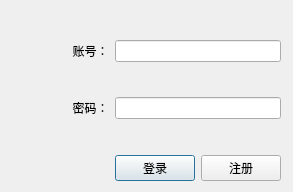
<?xml version="1.0" encoding="UTF-8"?>
<ui version="4.0">
 <class>Dialog</class>
 <widget class="QDialog" name="Dialog">
  <property name="geometry">
   <rect>
    <x>0</x>
    <y>0</y>
    <width>293</width>
    <height>192</height>
   </rect>
  </property>
  <property name="windowTitle">
   <string>Dialog</string>
  </property>
  <property name="sizeGripEnabled">
   <bool>false</bool>
  </property>
  <property name="modal">
   <bool>false</bool>
  </property>
  <widget class="QWidget" name="gridLayoutWidget">
   <property name="geometry">
    <rect>
     <x>10</x>
     <y>10</y>
     <width>271</width>
     <height>171</height>
    </rect>
   </property>
   <layout class="QGridLayout" name="gridLayout">
    <item row="3" column="2">
     <widget class="QLineEdit" name="password_le"/>
    </item>
    <item row="3" column="1">
     <widget class="QLabel" name="password_lab">
      <property name="text">
       <string>     密码：</string>
      </property>
     </widget>
    </item>
    <item row="0" column="2">
     <spacer name="verticalSpacer_4">
      <property name="orientation">
       <enum>Qt::Vertical</enum>
      </property>
      <property name="sizeHint" stdset="0">
       <size>
        <width>20</width>
        <height>40</height>
       </size>
      </property>
     </spacer>
    </item>
    <item row="4" column="2">
     <spacer name="verticalSpacer_2">
      <property name="orientation">
       <enum>Qt::Vertical</enum>
      </property>
      <property name="sizeHint" stdset="0">
       <size>
        <width>20</width>
        <height>40</height>
       </size>
      </property>
     </spacer>
    </item>
    <item row="1" column="2">
     <widget class="QLineEdit" name="username_le"/>
    </item>
    <item row="6" column="2">
     <layout class="QHBoxLayout" name="horizontalLayout">
      <item>
       <widget class="QPushButton" name="login_btn">
        <property name="text">
         <string>登录</string>
        </property>
       </widget>
      </item>
      <item>
       <widget class="QPushButton" name="register_btn">
        <property name="text">
         <string>注册</string>
        </property>
       </widget>
      </item>
     </layout>
    </item>
    <item row="1" column="1">
     <widget class="QLabel" name="username_lab">
      <property name="text">
       <string>     账号：</string>
      </property>
     </widget>
    </item>
    <item row="3" column="0">
     <spacer name="horizontalSpacer_2">
      <property name="orientation">
       <enum>Qt::Horizontal</enum>
      </property>
      <property name="sizeHint" stdset="0">
       <size>
        <width>40</width>
        <height>20</height>
       </size>
      </property>
     </spacer>
    </item>
    <item row="2" column="2">
     <spacer name="verticalSpacer">
      <property name="orientation">
       <enum>Qt::Vertical</enum>
      </property>
      <property name="sizeHint" stdset="0">
       <size>
        <width>20</width>
        <height>40</height>
       </size>
      </property>
     </spacer>
    </item>
   </layout>
  </widget>
 </widget>
 <resources/>
 <connections>
  <connection>
   <sender>register_btn</sender>
   <signal>clicked()</signal>
   <receiver>Dialog</receiver>
   <slot>accept()</slot>
   <hints>
    <hint type="sourcelabel">
     <x>224</x>
     <y>171</y>
    </hint>
    <hint type="destinationlabel">
     <x>410</x>
     <y>213</y>
    </hint>
   </hints>
  </connection>
 </connections>
</ui>
